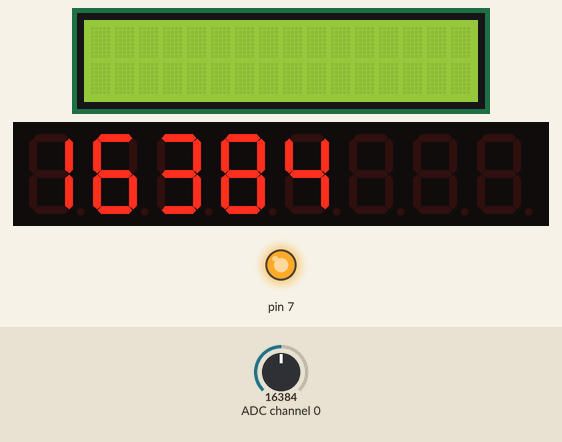
This program was run on a simulated Raspberry Pi (header pin numbers). Parts: 16×2 character LCD, 8-digit seven-segment display, output pins drawn as LEDs (lit = HIGH). Inputs (shaded band) come from the test bench; at power-on: ADC channel 0 = 16384 (analog values on the 0–32767 scale). The clock reads 2024-03-15 10:24:30 at power-on unless the program sets it; no MQTT or app messages arrive unless stated; databases and web services accept everything at once and return nothing; what the program prints to the terminal is not drawn.

Above: at 1.5 s.
1.6 s: ADC channel 0 set to 1080
At 3.6 s:
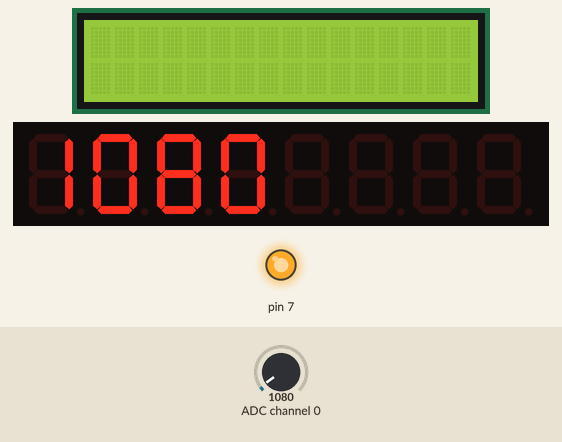
3.9 s: ADC channel 0 set to 936
At 5.8 s:
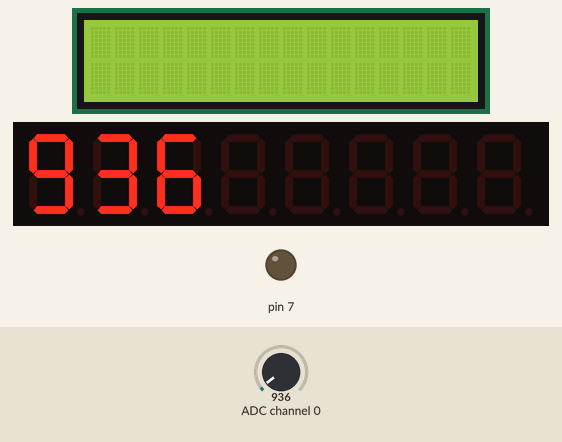
7.4 s: ADC channel 0 set to 0
At 9.6 s:
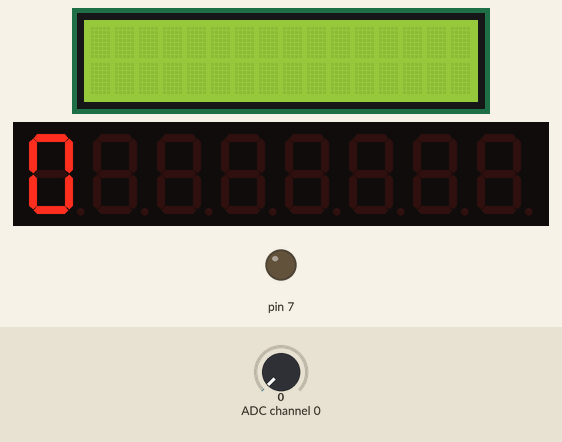
Timing chart, 0 to 11.1 s (numbered marks = the images above; inputs shaded):
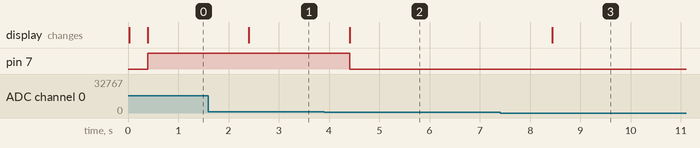

The program:

index.py
```python
# Natthawee Koengfak 6213125
# https://docs.google.com/spreadsheets/d/1-Hp5QSB9J4o3Ljcb1Mn9XatZvVPePCXGoufBd5jaR5k/edit?usp=sharing
import time
from datetime import datetime
import gspread
from oauth2client.service_account import ServiceAccountCredentials

import paho.mqtt.client as mqtt  # pip3 install paho-mqtt
import json

import RPi.GPIO as GPIO

import Adafruit_ADS1x15


from luma.led_matrix.device import max7219
from luma.core.interface.serial import spi, noop
from luma.core.virtual import viewport, sevensegment

import lcddriver
lcd = lcddriver.lcd()

# Initialize Netpie information
NETPIE_HOST = "broker.netpie.io"
CLIENT_ID = "9c389ca8-6e95-4063-916d-52f284b5684d"  # YOUR CLIENT ID
DEVICE_TOKEN = "tYEw2842zc1iWR6zHHMhcrtpeTYaaCN2"  # YOUR TOKEN


def on_connect(client, userdata, flags, rc):
    print("Result from connect : {}".format(mqtt.connack_string(rc)))
    client.subscribe("@shadow/data/updated")


def on_subscribe(client, userdata, mid, granted_qos):
    print("Subscribe successful")


def on_message(client, userdata, msg):
    load = json.loads(msg.payload)
    print(load['data'])
    if load['data'].get('msg') is not None:
        lcd.lcd_display_string(
            load['data']['msg']+datetime.now().strftime(" %H:%M:%S"), 1)

        # Connecting to NETPIE


# gpio init
def gpio_init():
    GPIO.setwarnings(False)
    GPIO.setmode(GPIO.BOARD)

# set i/p


def inp(pin: int):
    GPIO.setup(pin, GPIO.IN)

# set o/p


def outp(pin: int):
    GPIO.setup(pin, GPIO.OUT)
# connect ggs


def connect(SheetName, GSheet_OAUTH_JSON, worksheet_name, scope):
    credentials = ServiceAccountCredentials.from_json_keyfile_name(
        GSheet_OAUTH_JSON, scope)
    client = gspread.authorize(credentials)
    worksheet = client.open(SheetName).worksheet(worksheet_name)
    return worksheet

# clear and setup  wks


def worksheet_reset(worksheet, row, index=1):
    worksheet.clear()
    worksheet.insert_row(row, index)


def toggle(pin, condition=False):
    GPIO.output(pin, GPIO.HIGH if condition else GPIO.LOW)


def main():

    main_class = Main()
    main_class.run()


class Main:
    # config data
    SheetName = "data logger online"
    GSheet_OAUTH_JSON = "key.json"
    worksheet_name = "mini lab"
    scope = ["https://spreadsheets.google.com/feeds",
             "https://www.googleapis.com/auth/drive"]
    row = ["Time", "Value"]

    myData = {"ID": 123, "value": 0}
    GAIN = 1
    PORT = 0
    # led
    PIN_O = 7
    adc = Adafruit_ADS1x15.ADS1115()

    client = mqtt.Client(protocol=mqtt.MQTTv311,
                         client_id=CLIENT_ID, clean_session=True)

    def __init__(self):

        self.client.username_pw_set(DEVICE_TOKEN)
        self.client.on_connect = on_connect
        self.client.on_message = on_message
        self.client.connect(NETPIE_HOST, 1883)
        self.client.loop_start()

        # connect
        self.worksheet = connect(
            self.SheetName, self.GSheet_OAUTH_JSON, self.worksheet_name, self.scope)

        # config worksheet
        worksheet_reset(self.worksheet, self.row)

        # using gpio
        gpio_init()

        # using led
        outp(self.PIN_O)
        # toggle(self.PIN_O, self.status)

        # 7seg
        self.serial = spi(port=0, device=0, gpio=noop())
        self.device = max7219(self.serial, cascaded=1)
        self.seg = sevensegment(self.device)

    def run(self):
        while True:
            # get timestmap
            now = datetime.now()
            timestamp = now.strftime("%H:%M:%S")
            value = max(self.adc.read_adc(self.PORT, self.GAIN), 0)

            cells = self.worksheet.range('A2:B2')
            cells[0].value = timestamp
            cells[1].value = value

            toggle(self.PIN_O, value > 1000)

            self.myData['value'] = value
            self.myData['time'] = timestamp
            self.myData['ID'] = "123"
            self.seg.text = str(value)

            try:
                self.client.publish("@shadow/data/update",
                                    json.dumps({"data": self.myData}), 1)
                self.worksheet.update_cells(cells)
                print(timestamp, value)
            except Exception as ex:
                print("Google sheet login failed with error:", ex)
            time.sleep(2)


if __name__ == "__main__":
    main()
```

lcddriver.py
```python
# Driver library for LCD display. Provided by Ryanteck LTD.
# The procedures below can all be called in your own code!
# You can just stick to the print string one though ;-)

# This is the driver library for the LCD display
# It contains some functions that you can call in your own program
# Just remember that in order to use it you have to import it
# You can do that with the line: import lcddriver
# Make sure that lcddriver is in the same directory though!
# Credit for this code goes to "natbett" of the Raspberry Pi Forum 18/02/13

import i2c_lib
from time import *

# LCD Address
ADDRESS = 0x3F

# commands
LCD_CLEARDISPLAY = 0x01
LCD_RETURNHOME = 0x02
LCD_ENTRYMODESET = 0x04
LCD_DISPLAYCONTROL = 0x08
LCD_CURSORSHIFT = 0x10
LCD_FUNCTIONSET = 0x20
LCD_SETCGRAMADDR = 0x40
LCD_SETDDRAMADDR = 0x80

# flags for display entry mode
LCD_ENTRYRIGHT = 0x00
LCD_ENTRYLEFT = 0x02
LCD_ENTRYSHIFTINCREMENT = 0x01
LCD_ENTRYSHIFTDECREMENT = 0x00

# flags for display on/off control
LCD_DISPLAYON = 0x04
LCD_DISPLAYOFF = 0x00
LCD_CURSORON = 0x02
LCD_CURSOROFF = 0x00
LCD_BLINKON = 0x01
LCD_BLINKOFF = 0x00

# flags for display/cursor shift
LCD_DISPLAYMOVE = 0x08
LCD_CURSORMOVE = 0x00
LCD_MOVERIGHT = 0x04
LCD_MOVELEFT = 0x00

# flags for function set
LCD_8BITMODE = 0x10
LCD_4BITMODE = 0x00
LCD_2LINE = 0x08
LCD_1LINE = 0x00
LCD_5x10DOTS = 0x04
LCD_5x8DOTS = 0x00

# flags for backlight control
LCD_BACKLIGHT = 0x08
LCD_NOBACKLIGHT = 0x00

En = 0b00000100 # Enable bit
Rw = 0b00000010 # Read/Write bit
Rs = 0b00000001 # Register select bit

class lcd:
   #initializes objects and lcd
   def __init__(self):
      self.lcd_device = i2c_lib.i2c_device(ADDRESS)

      self.lcd_write(0x03)
      self.lcd_write(0x03)
      self.lcd_write(0x03)
      self.lcd_write(0x02)

      self.lcd_write(LCD_FUNCTIONSET | LCD_2LINE | LCD_5x8DOTS | LCD_4BITMODE)
      self.lcd_write(LCD_DISPLAYCONTROL | LCD_DISPLAYON)
      self.lcd_write(LCD_CLEARDISPLAY)
      self.lcd_write(LCD_ENTRYMODESET | LCD_ENTRYLEFT)
      sleep(0.2)

   # clocks EN to latch command
   def lcd_strobe(self, data):
      self.lcd_device.write_cmd(data | En | LCD_BACKLIGHT)
      sleep(.0005)
      self.lcd_device.write_cmd(((data & ~En) | LCD_BACKLIGHT))
      sleep(.0001)

   def lcd_write_four_bits(self, data):
      self.lcd_device.write_cmd(data | LCD_BACKLIGHT)
      self.lcd_strobe(data)

   # write a command to lcd
   def lcd_write(self, cmd, mode=0):
      self.lcd_write_four_bits(mode | (cmd & 0xF0))
      self.lcd_write_four_bits(mode | ((cmd << 4) & 0xF0))

   # put string function
   def lcd_display_string(self, string, line):
      if line == 1:
         self.lcd_write(0x80)
      if line == 2:
         self.lcd_write(0xC0)
      if line == 3:
         self.lcd_write(0x94)
      if line == 4:
         self.lcd_write(0xD4)

      for char in string:
         self.lcd_write(ord(char), Rs)

   # clear lcd and set to home
   def lcd_clear(self):
      self.lcd_write(LCD_CLEARDISPLAY)
      self.lcd_write(LCD_RETURNHOME)
```

i2c_lib.py
```python
import smbus
from time import *

class i2c_device:
   def __init__(self, addr, port=1):
      self.addr = addr
      self.bus = smbus.SMBus(port)

# Write a single command
   def write_cmd(self, cmd):
      self.bus.write_byte(self.addr, cmd)
      sleep(0.0001)

# Write a command and argument
   def write_cmd_arg(self, cmd, data):
      self.bus.write_byte_data(self.addr, cmd, data)
      sleep(0.0001)

# Write a block of data
   def write_block_data(self, cmd, data):
      self.bus.write_block_data(self.addr, cmd, data)
      sleep(0.0001)

# Read a single byte
   def read(self):
      return self.bus.read_byte(self.addr)

# Read
   def read_data(self, cmd):
      return self.bus.read_byte_data(self.addr, cmd)

# Read a block of data
   def read_block_data(self, cmd):
      return self.bus.read_block_data(self.addr, cmd)
```

Measured:
- the behaviour switches between 1008 and 1000 on ADC channel 0 (found by bisection; images 1 and 2)
- after the input at 1.6 s, the display: changes after 0.80 s (image 1)
- after the input at 3.9 s, pin 7: HIGH → LOW after 0.51 s; the display: changes after 0.52 s (image 2)
- after the input at 7.4 s, the display: changes after 1.0 s (image 3)
